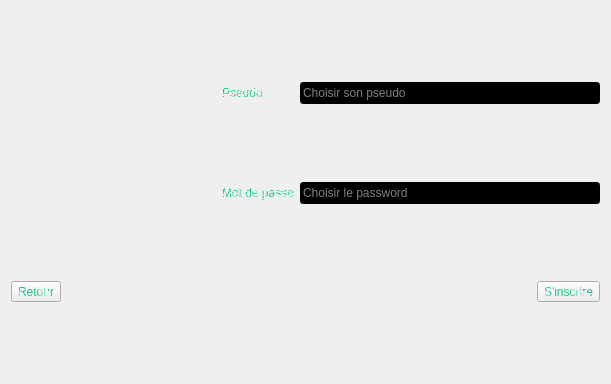
<?xml version="1.0" encoding="UTF-8"?>
<ui version="4.0">
 <class>Menu_RegisterWidget</class>
 <widget class="QWidget" name="Menu_RegisterWidget">
  <property name="geometry">
   <rect>
    <x>0</x>
    <y>0</y>
    <width>611</width>
    <height>384</height>
   </rect>
  </property>
  <property name="windowTitle">
   <string>Form</string>
  </property>
  <property name="styleSheet">
   <string notr="true">background-image: url(:/wallpaper/UI/Resources/cropped-1920-1080-521477.jpg);
color: qradialgradient(spread:repeat, cx:0.43, cy:0.739, radius:0.5, fx:0.286, fy:0.358, stop:0.402985 rgba(18, 196, 125, 255), stop:1 rgba(255, 255, 255, 255));
font: 75 oblique 13pt &quot;Tlwg Typist&quot;;</string>
  </property>
  <layout class="QHBoxLayout" name="horizontalLayout">
   <item>
    <layout class="QGridLayout" name="gridLayout">
     <item row="3" column="0">
      <spacer name="horizontalSpacer_2">
       <property name="orientation">
        <enum>Qt::Horizontal</enum>
       </property>
       <property name="sizeHint" stdset="0">
        <size>
         <width>40</width>
         <height>20</height>
        </size>
       </property>
      </spacer>
     </item>
     <item row="2" column="3">
      <spacer name="verticalSpacer_2">
       <property name="orientation">
        <enum>Qt::Vertical</enum>
       </property>
       <property name="sizeHint" stdset="0">
        <size>
         <width>20</width>
         <height>40</height>
        </size>
       </property>
      </spacer>
     </item>
     <item row="6" column="3">
      <spacer name="verticalSpacer_4">
       <property name="orientation">
        <enum>Qt::Vertical</enum>
       </property>
       <property name="sizeHint" stdset="0">
        <size>
         <width>20</width>
         <height>40</height>
        </size>
       </property>
      </spacer>
     </item>
     <item row="0" column="3">
      <spacer name="verticalSpacer">
       <property name="orientation">
        <enum>Qt::Vertical</enum>
       </property>
       <property name="sizeHint" stdset="0">
        <size>
         <width>20</width>
         <height>40</height>
        </size>
       </property>
      </spacer>
     </item>
     <item row="3" column="1">
      <widget class="QLabel" name="Password_RegisterLabel">
       <property name="text">
        <string>Mot de passe</string>
       </property>
      </widget>
     </item>
     <item row="4" column="3">
      <spacer name="verticalSpacer_3">
       <property name="orientation">
        <enum>Qt::Vertical</enum>
       </property>
       <property name="sizeHint" stdset="0">
        <size>
         <width>20</width>
         <height>40</height>
        </size>
       </property>
      </spacer>
     </item>
     <item row="1" column="1">
      <widget class="QLabel" name="Pseudo_RegisterLabel">
       <property name="text">
        <string>Pseudo</string>
       </property>
      </widget>
     </item>
     <item row="5" column="0">
      <widget class="QToolButton" name="Return_Menu_RegisterToolButton">
       <property name="text">
        <string>Retour</string>
       </property>
       <property name="icon">
        <iconset resource="../images_widget.qrc">
         <normaloff>:/icons/UI/Resources/left-arrow.png</normaloff>:/icons/UI/Resources/left-arrow.png</iconset>
       </property>
       <property name="iconSize">
        <size>
         <width>24</width>
         <height>24</height>
        </size>
       </property>
       <property name="toolButtonStyle">
        <enum>Qt::ToolButtonTextBesideIcon</enum>
       </property>
      </widget>
     </item>
     <item row="5" column="4">
      <widget class="QToolButton" name="InscriptionToolButton">
       <property name="text">
        <string>S'inscrire</string>
       </property>
       <property name="icon">
        <iconset resource="../images_widget.qrc">
         <normaloff>:/icons/UI/Resources/login.png</normaloff>:/icons/UI/Resources/login.png</iconset>
       </property>
       <property name="iconSize">
        <size>
         <width>24</width>
         <height>24</height>
        </size>
       </property>
       <property name="toolButtonStyle">
        <enum>Qt::ToolButtonTextBesideIcon</enum>
       </property>
      </widget>
     </item>
     <item row="3" column="2" colspan="3">
      <widget class="QLineEdit" name="Edit_PasswordlineEdit">
       <property name="styleSheet">
        <string notr="true">background-color: rgb(0, 0, 0);
color: rgb(255, 255, 255);</string>
       </property>
       <property name="maxLength">
        <number>25</number>
       </property>
       <property name="echoMode">
        <enum>QLineEdit::Password</enum>
       </property>
       <property name="placeholderText">
        <string>Choisir le password</string>
       </property>
      </widget>
     </item>
     <item row="1" column="2" colspan="3">
      <widget class="QLineEdit" name="Edit_PseudolineEdit">
       <property name="styleSheet">
        <string notr="true">background-color: rgb(0, 0, 0);
color: rgb(255, 255, 255);</string>
       </property>
       <property name="maxLength">
        <number>25</number>
       </property>
       <property name="placeholderText">
        <string>Choisir son pseudo</string>
       </property>
      </widget>
     </item>
     <item row="5" column="2">
      <spacer name="horizontalSpacer">
       <property name="orientation">
        <enum>Qt::Horizontal</enum>
       </property>
       <property name="sizeHint" stdset="0">
        <size>
         <width>40</width>
         <height>20</height>
        </size>
       </property>
      </spacer>
     </item>
    </layout>
   </item>
  </layout>
 </widget>
 <resources>
  <include location="../images_widget.qrc"/>
 </resources>
 <connections/>
</ui>
